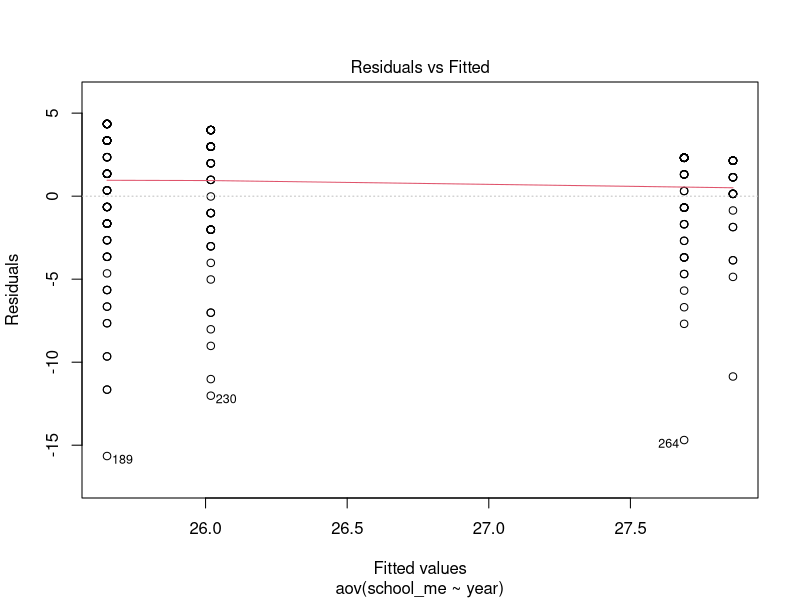
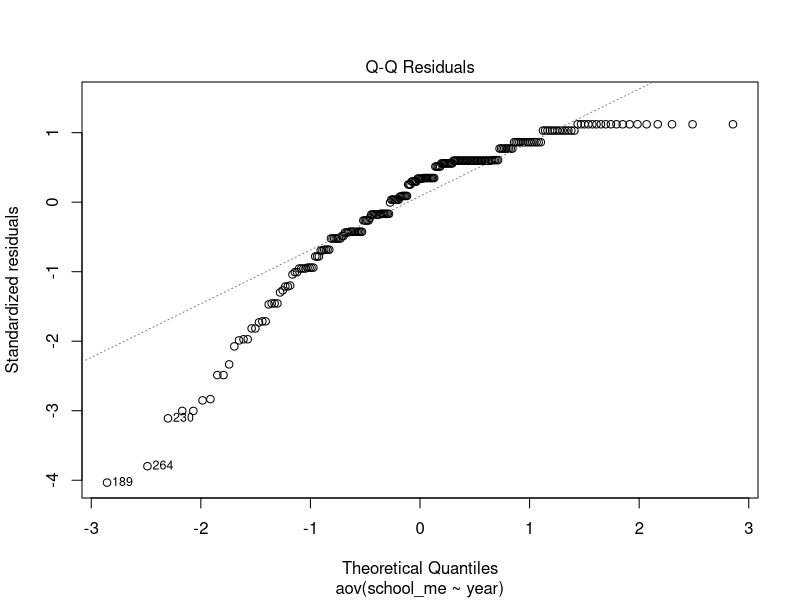
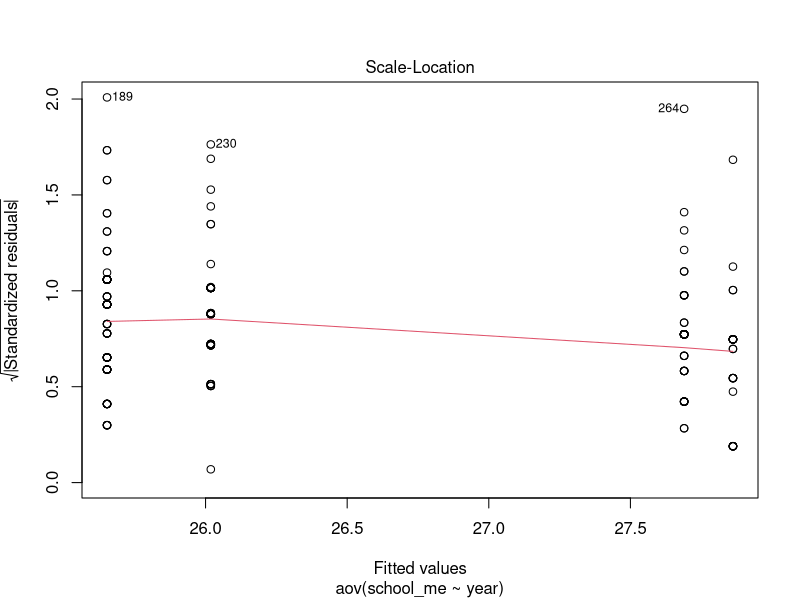
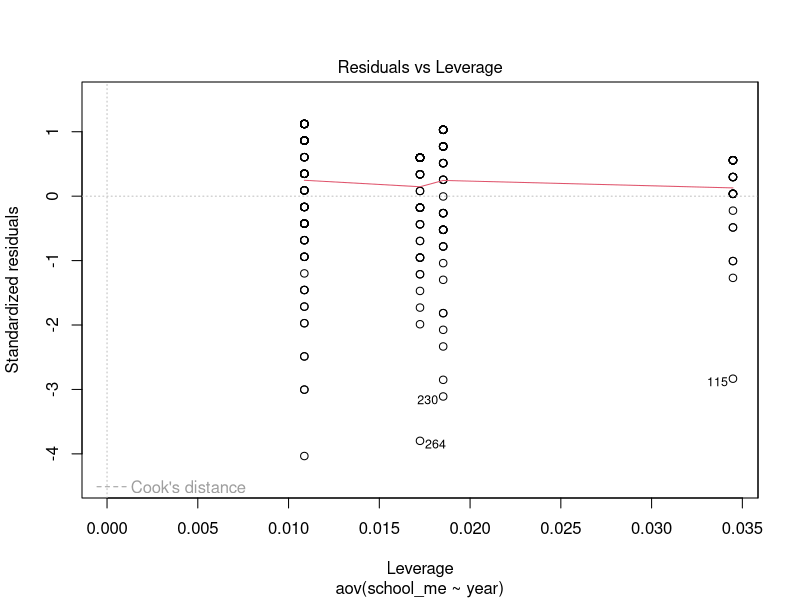
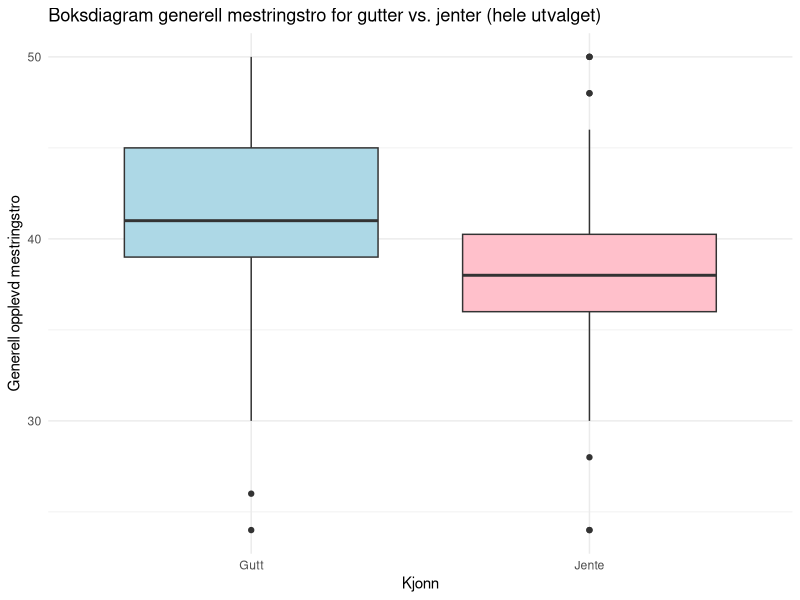
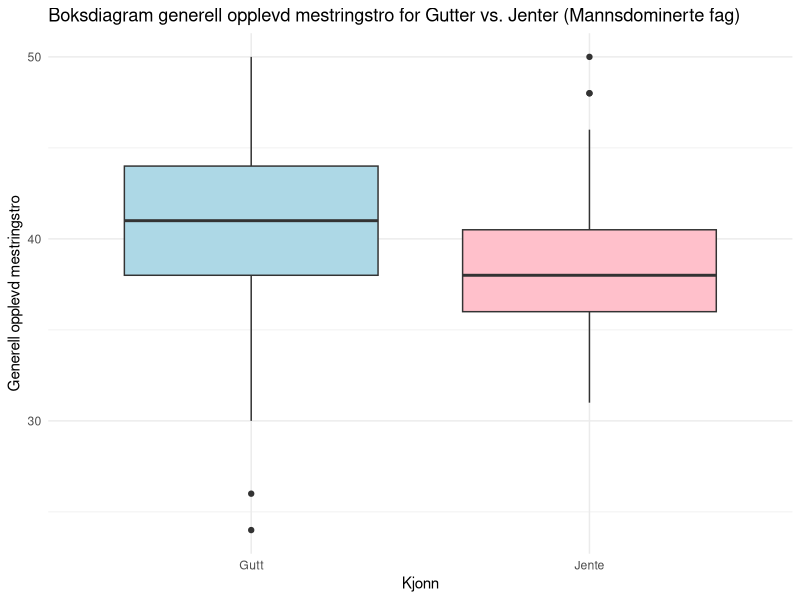
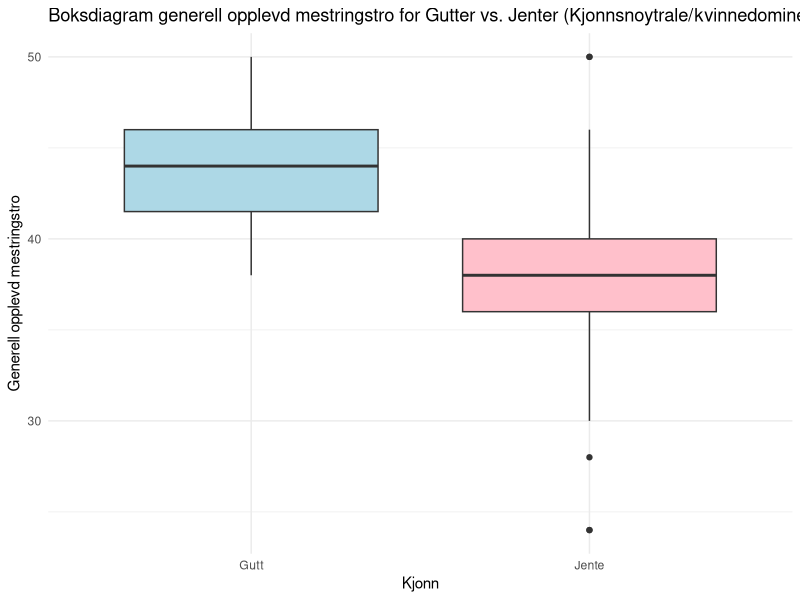

Source code (R) for these figures, in order:
# R-scripts for study on perceived selfefficacy of YSK/TAF-students in Norway

# Loading libraries
library(psych) # statistiske beskrivelser
library(car) # Levenes test
library(ggplot2) # Boksdiagram

# Reading data

# load raw data
raw_data <- read.csv(file = "dataset_raw.csv", sep=";")

# Data preparation

# separate responses that is complete based on flags from surveyxact
YSKTAFstudents <- raw_data[raw_data$stato_4 == 1,]

#remove imported raw data
rm(raw_data)


# replace variable names with list of new names
namelist <- read.csv(file = "variables_new.csv", sep=";")
names(YSKTAFstudents) <- c(namelist$variableNewNames)

# reshuffle answers to make neutral answer the middle value
reshufflelist <- c(namelist$variableNewNames[9:66])
YSKTAFstudents[,reshufflelist] <- lapply(YSKTAFstudents[,reshufflelist], function(x) ifelse(x>2,x+1,x))
YSKTAFstudents[,reshufflelist] <- lapply(YSKTAFstudents[,reshufflelist], function(x) ifelse(x==6,3,x))

# reverse variables
reverselist <- c(namelist$variableNewNames[21], namelist$variableNewNames[37:42], 
                 namelist$variableNewNames[45],namelist$variableNewNames[61:66])
YSKTAFstudents[,reverselist] <- YSKTAFstudents[,reverselist]*-1+6

# change values of 4 to 1 for the smallest size of department
YSKTAFstudents$department <- ifelse(YSKTAFstudents$department==4,1,YSKTAFstudents$department)

# preparation of programs
# move group 3 and 11 to group 9
YSKTAFstudents$program <- ifelse(YSKTAFstudents$program==3,9,YSKTAFstudents$program)
YSKTAFstudents$program <- ifelse(YSKTAFstudents$program==11,9,YSKTAFstudents$program)

# preparation of visitfrequency
# move group 1 to group 2
YSKTAFstudents$visitfrequency <- ifelse(YSKTAFstudents$visitfrequency==1,2,YSKTAFstudents$visitfrequency)
# move group 5 to group 4
YSKTAFstudents$visitfrequency <- ifelse(YSKTAFstudents$visitfrequency==5,4,YSKTAFstudents$visitfrequency)


# combine variables to new variables
#General Self-efficacy
YSKTAFstudents$GSE <- NA
# Loop through each row and calculate the sum of variables
for (i in 1:nrow(YSKTAFstudents)) {
  if (sum(is.na(YSKTAFstudents[i, c(namelist$variableNewNames[9:18])])) < 3) {
    YSKTAFstudents$GSE[i] <- sum(YSKTAFstudents[i, c(namelist$variableNewNames[9:18])], na.rm = TRUE)}
  else {YSKTAFstudents$GSE[i] <- NA}
}

#Sources of GSE
YSKTAFstudents$school_me <- NA
YSKTAFstudents$school_ve <- NA
YSKTAFstudents$school_sp <- NA
YSKTAFstudents$school_ph <- NA
YSKTAFstudents$workplace_me <- NA
YSKTAFstudents$workplace_ve <- NA
YSKTAFstudents$workplace_sp <- NA
YSKTAFstudents$workplace_ph <- NA

# Loop through each row and calculate the sum of variables
for (i in 1:nrow(YSKTAFstudents)) {YSKTAFstudents$school_me[i] <- sum(YSKTAFstudents[i, c(namelist$variableNewNames[19:24])], na.rm = FALSE)}
for (i in 1:nrow(YSKTAFstudents)) {YSKTAFstudents$school_ve[i] <- sum(YSKTAFstudents[i, c(namelist$variableNewNames[25:30])], na.rm = FALSE)}
for (i in 1:nrow(YSKTAFstudents)) {YSKTAFstudents$school_sp[i] <- sum(YSKTAFstudents[i, c(namelist$variableNewNames[31:36])], na.rm = FALSE)}
for (i in 1:nrow(YSKTAFstudents)) {YSKTAFstudents$school_ph[i] <- sum(YSKTAFstudents[i, c(namelist$variableNewNames[37:42])], na.rm = FALSE)}
for (i in 1:nrow(YSKTAFstudents)) {YSKTAFstudents$workplace_me[i] <- sum(YSKTAFstudents[i, c(namelist$variableNewNames[43:48])], na.rm = FALSE)}
for (i in 1:nrow(YSKTAFstudents)) {YSKTAFstudents$workplace_ve[i] <- sum(YSKTAFstudents[i, c(namelist$variableNewNames[49:54])], na.rm = FALSE)}
for (i in 1:nrow(YSKTAFstudents)) {YSKTAFstudents$workplace_sp[i] <- sum(YSKTAFstudents[i, c(namelist$variableNewNames[55:60])], na.rm = FALSE)}
for (i in 1:nrow(YSKTAFstudents)) {YSKTAFstudents$workplace_ph[i] <- sum(YSKTAFstudents[i, c(namelist$variableNewNames[61:66])], na.rm = FALSE)}

# Create the data set with replacement values
replacement_data <- read.csv(file = "labels_replace.csv",sep = ";")

# Replace values based on the replacement data set
for (i in 1:nrow(replacement_data)) {
  variable <- replacement_data[i, "variable"]
  old_value <- replacement_data[i, "tall"]
  new_value <- replacement_data[i, "tekst"]
  
  YSKTAFstudents[[variable]] <- ifelse(YSKTAFstudents[[variable]] == old_value, new_value, YSKTAFstudents[[variable]])
}

# replace NA with Median value of variable
YSKTAFstudents$visitfrequency[51]="2-3 ganger hvert semester"

# redefine of background variables
YSKTAFstudents$program <- as.factor(YSKTAFstudents$program)
YSKTAFstudents$year <- as.factor(YSKTAFstudents$year)
YSKTAFstudents$class <- as.factor(YSKTAFstudents$class)
YSKTAFstudents$company <- as.factor(YSKTAFstudents$company)
YSKTAFstudents$department <- as.factor(YSKTAFstudents$department)
YSKTAFstudents$gender <- as.factor(YSKTAFstudents$gender)
YSKTAFstudents$visitteacher <- as.factor(YSKTAFstudents$visitteacher)
YSKTAFstudents$visitfrequency <- as.factor(YSKTAFstudents$visitfrequency)

# remove flags from surveyxact
YSKTAFstudents$stato_1 <- NULL
YSKTAFstudents$stato_2 <- NULL
YSKTAFstudents$stato_3 <- NULL
YSKTAFstudents$stato_4 <- NULL
YSKTAFstudents$stato_5 <- NULL

# save data to new file
write.table(x=YSKTAFstudents, sep=";", file = "data_YSKTAFstudents.csv")

#clear used data
rm(i)
rm(reshufflelist)
rm(reverselist)
rm(namelist)
rm(new_value)
rm(old_value)
rm(variable)
rm(replacement_data)

# Preliminary analysis
# Statistical descriptions
describe(YSKTAFstudents)


# Cronbachs alpha
GSE_data <- YSKTAFstudents[,c("GSE_1", "GSE_2", "GSE_3", "GSE_4", "GSE_5", 
                    "GSE_6", "GSE_7", "GSE_8", "GSE_9", "GSE_10")]
school_me_data <- YSKTAFstudents[,c("school_me1", "school_me2", "school_me3", 
                          "school_me4", "school_me5", "school_me6")]
school_ve_data <- YSKTAFstudents[,c("school_ve1", "school_ve2", "school_ve3", 
                          "school_ve4", "school_ve5", "school_ve6")]
school_sp_data <- YSKTAFstudents[,c("school_sp1", "school_sp2", "school_sp3", 
                          "school_sp4", "school_sp5", "school_sp6")]
school_ph_data <- YSKTAFstudents[,c("school_ph1", "school_ph2", "school_ph3", 
                          "school_ph4", "school_ph5", "school_ph6")]
workplace_me_data <- YSKTAFstudents[,c("workplace_me1", "workplace_me2", "workplace_me3", 
                             "workplace_me4", "workplace_me5", "workplace_me6")]
workplace_ve_data <- YSKTAFstudents[,c("workplace_ve1", "workplace_ve2", "workplace_ve3", 
                             "workplace_ve4", "workplace_ve5", "workplace_ve6")]
workplace_sp_data <- YSKTAFstudents[,c("workplace_sp1", "workplace_sp2", "workplace_sp3", 
                             "workplace_sp4", "workplace_sp5", "workplace_sp6")]
workplace_ph_data <- YSKTAFstudents[,c("workplace_ph1", "workplace_ph2", "workplace_ph3", 
                             "workplace_ph4", "workplace_ph5", "workplace_ph6")]

psych::alpha(GSE_data)

psych::alpha(school_me_data)
psych::alpha(school_ve_data)
psych::alpha(school_sp_data)
psych::alpha(school_ph_data)

psych::alpha(workplace_me_data)
psych::alpha(workplace_ve_data)
psych::alpha(workplace_sp_data)
psych::alpha(workplace_ph_data)



# Transformation of data
const <- max(YSKTAFstudents$GSE) + 1
YSKTAFstudents$sqrt_reversed_GSE <- sqrt(const - YSKTAFstudents$GSE)

const <- max(YSKTAFstudents$school_me) + 1
const_wp <- max(YSKTAFstudents$workplace_me) + 1
YSKTAFstudents$sqrt_reversed_school_me <- sqrt(const - YSKTAFstudents$school_me)
YSKTAFstudents$sqrt_reversed_workplace_me <- sqrt(const_wp - YSKTAFstudents$workplace_me)

const <- max(YSKTAFstudents$school_ve) + 1
const_wp <- max(YSKTAFstudents$workplace_ve) + 1
YSKTAFstudents$sqrt_reversed_school_ve <- sqrt(const - YSKTAFstudents$school_ve)
YSKTAFstudents$sqrt_reversed_workplace_ve <- sqrt(const_wp - YSKTAFstudents$workplace_ve)

const <- max(YSKTAFstudents$school_sp) + 1
const_wp <- max(YSKTAFstudents$workplace_sp) + 1
YSKTAFstudents$sqrt_reversed_school_sp <- sqrt(const - YSKTAFstudents$school_sp)
YSKTAFstudents$sqrt_reversed_workplace_sp <- sqrt(const_wp - YSKTAFstudents$workplace_sp)

const <- max(YSKTAFstudents$school_ph) + 1
const_wp <- max(YSKTAFstudents$workplace_ph) + 1
YSKTAFstudents$sqrt_reversed_school_ph <- sqrt(const - YSKTAFstudents$school_ph)
YSKTAFstudents$sqrt_reversed_workplace_ph <- sqrt(const_wp - YSKTAFstudents$workplace_ph)

# remove temporary variables
rm(const)
rm(const_wp)

# Statistical descriptions
describe(YSKTAFstudents)
write.table(x=describe(YSKTAFstudents), sep=";", dec = ",", file = "descriptive_stat_YSKTAFstudents.csv")


# Primary analysis
# Hypotesis 1 - ME the most significant source of GSE

# simple regression of ME vs GSE
summary(lm(sqrt_reversed_GSE ~ sqrt_reversed_school_me, data = YSKTAFstudents))
summary(lm(sqrt_reversed_GSE ~ sqrt_reversed_workplace_me, data = YSKTAFstudents))

# regression of school variables
summary(lm(sqrt_reversed_GSE ~ sqrt_reversed_school_me + sqrt_reversed_school_ve + 
             sqrt_reversed_school_sp + sqrt_reversed_school_ph, data = YSKTAFstudents))
# regression of workplace variables
summary(lm(sqrt_reversed_GSE ~ sqrt_reversed_workplace_me + sqrt_reversed_workplace_ve + 
             sqrt_reversed_workplace_sp + sqrt_reversed_workplace_ph, data = YSKTAFstudents))

# regression of both school and workplace variables
summary(lm(sqrt_reversed_GSE ~ sqrt_reversed_school_me + sqrt_reversed_school_ve + 
                          sqrt_reversed_school_sp + sqrt_reversed_school_ph + 
                          sqrt_reversed_workplace_me + sqrt_reversed_workplace_ve + 
                          sqrt_reversed_workplace_sp + sqrt_reversed_workplace_ph, 
                        data = YSKTAFstudents))

# Hypotesis 2a - Increased ME as year increases
# Levenes tests
leveneTest(sqrt_reversed_school_me ~ year, data = YSKTAFstudents)
leveneTest(sqrt_reversed_workplace_me ~ year, data = YSKTAFstudents)

# One-way ANOVA
yearschoolMEtest <- aov(school_me~year, data = YSKTAFstudents)
yearworkplaceMEtest <- aov(workplace_me~year, data = YSKTAFstudents)
summary(yearschoolMEtest)
summary(yearworkplaceMEtest)
plot(yearschoolMEtest)


oneway.test(school_me~year, data = YSKTAFstudents)
oneway.test(workplace_me~year, data = YSKTAFstudents)

#post hoc-testing using Turkey's HSD 
tukey_school_me <- TukeyHSD(yearschoolMEtest)
tukey_workplace_me <- TukeyHSD(yearworkplaceMEtest)
print(tukey_school_me)
print(tukey_workplace_me)

# Hypotesis 2b - Workplace_SP increased with visits by teacher
# Levene's tests
leveneTest(workplace_sp ~ factor(visitfrequency), data = YSKTAFstudents)
leveneTest(workplace_sp ~ factor(visitteacher), data = YSKTAFstudents)

# ANOVA
anova_workplace_sp_visitteacher <- aov(workplace_sp ~ visitteacher, data = YSKTAFstudents)
anova_workplace_sp_visitfrequency <- aov(workplace_sp ~ visitfrequency, data = YSKTAFstudents)
summary(anova_workplace_sp_visitteacher)
summary(anova_workplace_sp_visitfrequency)


# Hyoptesis 2c - VE increases with size of groups
# Levene's tests
leveneTest(sqrt_reversed_school_ve ~ factor(class), data = YSKTAFstudents)
leveneTest(sqrt_reversed_workplace_ve ~ factor(company), data = YSKTAFstudents)
leveneTest(sqrt_reversed_workplace_ve ~ factor(department), data = YSKTAFstudents)

# ANOVA
anova_school_ve_class <- aov(sqrt_reversed_school_ve ~ class, data = YSKTAFstudents)
anova_workplace_ve_company <- aov(sqrt_reversed_workplace_ve ~ company, data = YSKTAFstudents)
anova_workplace_ve_department <- aov(sqrt_reversed_workplace_ve ~ department, data = YSKTAFstudents)
summary(anova_school_ve_class)
summary(anova_workplace_ve_company)
summary(anova_workplace_ve_department)

# two-way ANOVA for workplace VE
anova_workplace_ve_company_department <- aov(sqrt_reversed_workplace_ve ~ company * department, data = YSKTAFstudents)
summary(anova_workplace_ve_company_department)

#post hoc-testing using Turkey's HSD 
tukey_school_ve <- TukeyHSD(anova_school_ve_class)
print(tukey_school_ve)


# Hypothesis about gender differences in GSE

# New data set filtering genders and removing instances with "annet" (other, i.e. not boy or girl)
YSKTAFstudents_genders <- subset(YSKTAFstudents, gender %in% c("Gutt", "Jente"))

# Hypothesis 3a gender differences in GSE between genders
# Levene's test
leveneTest(GSE ~ gender, data = YSKTAFstudents_genders)

# t-test
t.test(GSE ~ gender, data = YSKTAFstudents_genders, var.equal = TRUE)

# Boxplot for all boys and girls
ggplot(YSKTAFstudents_genders, aes(x = gender, y = GSE)) +
  geom_boxplot(fill = c("lightblue", "pink")) +
  labs(title = "Boksdiagram generell mestringstro for gutter vs. jenter (hele utvalget)",
       x = "Kjonn", y = "Generell opplevd mestringstro") +
  theme_minimal()



# Hypothesis 3a gender differences in GSE between genders in male-dominated programs
# Filter instances from male-dominated programs
YSKTAFstudents_genders$combined_program <- ifelse(YSKTAFstudents_genders$program %in% c("Bygg- og anleggsteknikk", "Elektro og datateknologi", "Teknologi- og industrifag"),
                                "Mannsdominert_fag", YSKTAFstudents_genders$program)

# Levene's test
leveneTest(GSE ~ gender, data = subset(YSKTAFstudents_genders, combined_program == "Mannsdominert_fag"))

# T-test
t.test(GSE ~ gender, data = subset(YSKTAFstudents_genders, combined_program == "Mannsdominert_fag"), 
       var.equal = TRUE, alternative = "less")

# Boxplot for male-dominated programs
ggplot(subset(YSKTAFstudents_genders, combined_program == "Mannsdominert_fag"), aes(x = gender, y = GSE)) +
  geom_boxplot(fill = c("lightblue", "pink")) +
  labs(title = "Boksdiagram generell opplevd mestringstro for Gutter vs. Jenter (Mannsdominerte fag)",
       x = "Kjonn", y = "Generell opplevd mestringstro") +
  theme_minimal()

# Hypothesis 3c gender differences in GSE between genders in genderneutral and female-dominated programs
# Filter instances from genderneutral and female-dominated programs
YSKTAFstudents_genders$combined_program <- ifelse(YSKTAFstudents_genders$program %in% c("Helse- og oppvekstfag", "Naturbruk", "Salg, service og reiseliv"),
                                         "Kjonnsnoytrale_fag", YSKTAFstudents_genders$combined_program)

# Levene's test
leveneTest(GSE ~ gender, data = subset(YSKTAFstudents_genders, combined_program == "Kjonnsnoytrale_fag"))

# T-test
t.test(GSE ~ gender, data = subset(YSKTAFstudents_genders, combined_program == "Kjonnsnoytrale_fag"), 
       var.equal = TRUE)


# Boxplot for genderneutral and female-dominated programs
ggplot(subset(YSKTAFstudents_genders, combined_program == "Kjonnsnoytrale_fag"), aes(x = gender, y = GSE)) +
  geom_boxplot(fill = c("lightblue", "pink")) +
  labs(title = "Boksdiagram generell opplevd mestringstro for Gutter vs. Jenter (Kjonnsnoytrale/kvinnedominerte fag)",
       x = "Kjonn", y = "Generell opplevd mestringstro") +
  theme_minimal()


